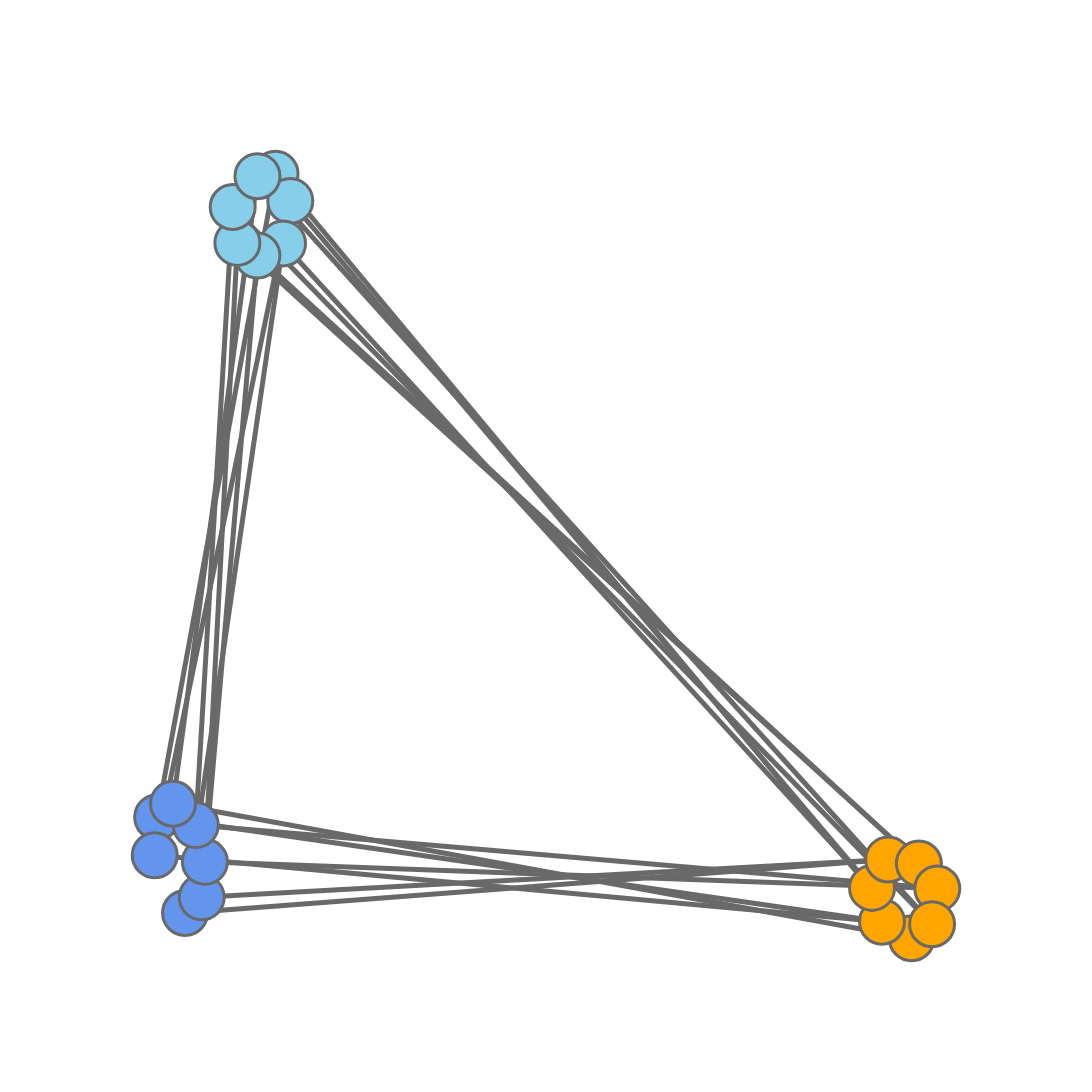

Notebook cell for this chart:
### Code cell
fig = pgo.Figure()
    
for i in data:
    fig.add_trace(i)
        
fig.update_layout(template= 'plotly_white', 
                      showlegend=False, width=1200, height=1200,
                          scene=dict(
                              xaxis_title='',
                              yaxis_title='',
                              xaxis=dict(nticks=0,tickfont=dict(
                                    color='white')),
                              yaxis=dict(nticks=0,tickfont=dict(
                                    color='white')),
                        ))    
fig.update_xaxes(visible=False)
fig.update_yaxes(visible=False)

fig.write_image(path+fname+'_Gnodes'+str(len(G.nodes()))+'_nn'+str(n_neighbors)+'_spr'+str(spread)+'_min'+str(min_dist)+'_'+metric+'_FINAL.pdf')
fig.show()

### Figure 1 — Plotly figure (JSON) as saved in the notebook; plotly's stock layout.template omitted (floating-point values rounded to 4 significant figures)
{"data": [{"hoverinfo": "none", "line": {"color": "dimgrey", "width": 5}, "mode": "lines", "opacity": 1, "type": "scatter", "x": [0.9673, 0.1543, null, 0.9673, 0.02336, null, 0.1543, 0.003124, null, 0.003124, 0.9294, null, 0.9294, 0, null, 0, 0.1732, null, 0.1732, 0.9167, null, 0.9167, 0.1639, null, 0.1639, 0.03874, null, 0.03874, 0.9373, null, 0.9373, 0.06005, null, 0.06005, 0.1312, null, 0.1312, 0.9765, null, 0.9765, 0.1056, null, 0.1056, 0.06409, null, 0.06409, 1, null, 1, 0.05243, null, 0.05243, 0.09962, null, 0.09962, 0.9933, null, 0.9933, 0.1313, null, 0.1313, 0.02336, null], "y": [0, 1, null, 0, 0.176, null, 1, 0.1584, null, 0.1584, 0.02168, null, 0.02168, 0.1085, null, 0.1085, 0.9644, null, 0.9644, 0.06592, null, 0.06592, 0.9088, null, 0.9088, 0.03314, null, 0.03314, 0.1031, null, 0.1031, 0.05351, null, 0.05351, 0.8929, null, 0.8929, 0.09769, null, 0.09769, 0.9095, null, 0.9095, 0.09995, null, 0.09995, 0.06504, null, 0.06504, 0.1481, null, 0.1481, 0.9565, null, 0.9565, 0.01839, null, 0.01839, 0.9968, null, 0.9968, 0.176, null]}, {"hoverinfo": "text", "marker": {"color": ["orange", "skyblue", "cornflowerblue", "orange", "cornflowerblue", "skyblue", "orange", "skyblue", "cornflowerblue", "orange", "cornflowerblue", "skyblue", "orange", "skyblue", "cornflowerblue", "orange", "cornflowerblue", "skyblue", "orange", "skyblue", "cornflowerblue"], "line": {"color": "dimgrey", "width": 3}, "size": 45, "symbol": "circle"}, "mode": "markers", "text": ["0", "1", "2", "3", "4", "5", "6", "7", "8", "9", "10", "11", "12", "13", "14", "15", "16", "17", "18", "19", "20"], "type": "scatter", "x": [0.9673, 0.1543, 0.003124, 0.9294, 0, 0.1732, 0.9167, 0.1639, 0.03874, 0.9373, 0.06005, 0.1312, 0.9765, 0.1056, 0.06409, 1, 0.05243, 0.09962, 0.9933, 0.1313, 0.02336], "y": [0, 1, 0.1584, 0.02168, 0.1085, 0.9644, 0.06592, 0.9088, 0.03314, 0.1031, 0.05351, 0.8929, 0.09769, 0.9095, 0.09995, 0.06504, 0.1481, 0.9565, 0.01839, 0.9968, 0.176]}], "layout": {"height": 1200, "scene": {"xaxis": {"nticks": 0, "tickfont": {"color": "white"}, "title": {"text": ""}}, "yaxis": {"nticks": 0, "tickfont": {"color": "white"}, "title": {"text": ""}}}, "showlegend": false, "width": 1200, "xaxis": {"autorange": true, "range": [-0.09108, 1.091], "type": "linear", "visible": false}, "yaxis": {"autorange": true, "range": [-0.09182, 1.092], "type": "linear", "visible": false}}}
